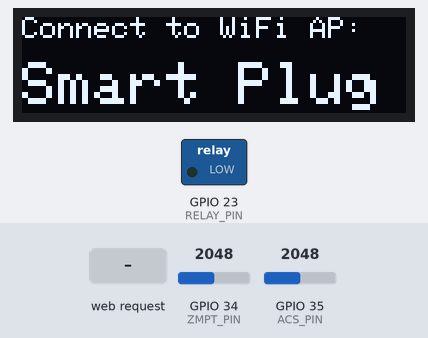
A program run on a simulated ESP32. On the bench: 128×32 one-colour display, switched loads named in the program (green lamp = pin HIGH). The test bench sets the inputs (shaded band); at power-on: GPIO 34 (ZMPT_PIN) = 2048, GPIO 35 (ACS_PIN) = 2048. WiFi joins after 1.5 s; servers stay silent unless stated; the local clock reads 2024-03-15 10:24:30 at power-on unless the program sets it; storage starts empty; what the program prints to the serial monitor is not drawn.

Above: at 3.9 s.
At 9.5 s:
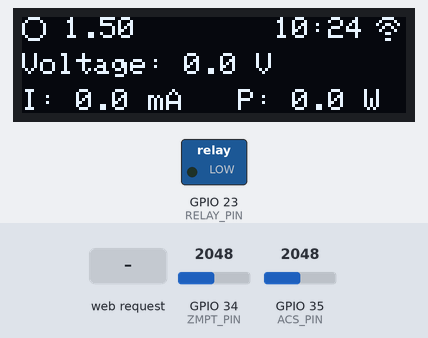
9.6 s: HTTP request GET /toggle received
At 11.7 s:
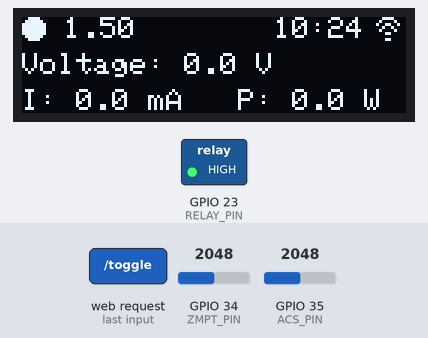
12.0 s: HTTP request GET /toggle received
At 12.19 s:
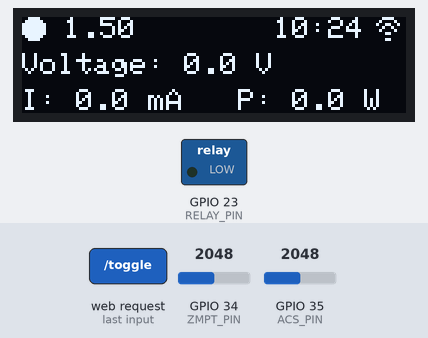
Timing chart, 0 to 15.0 s (numbered marks = the images above; inputs shaded):
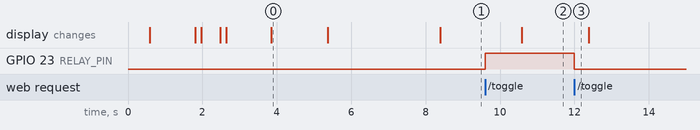

The program:

main.cpp
```cpp
#include <Arduino.h>
#include <Wire.h>
#include <Adafruit_GFX.h>
#include <Adafruit_SSD1306.h>
#include <WiFi.h>
#include <WebServer.h>
#include <WiFiManager.h>
#include <LittleFS.h>
#include <time.h>

// --- Web Server on port 80 ---
WebServer server(80);

// --- OLED Display Settings ---
#define SCREEN_WIDTH 128
#define SCREEN_HEIGHT 32
#define OLED_RESET    -1
Adafruit_SSD1306 display(SCREEN_WIDTH, SCREEN_HEIGHT, &Wire, OLED_RESET);

// --- Pin Definitions ---
const int ZMPT_PIN = 34;
const int ACS_PIN = 35;
const int RELAY_PIN = 23;

// Constants
const float mV_PER_AMP = 185.0;
const float VOLTAGE_CALIBRATION = 656.4;
const float ADC_VREF = 3.3;
const int ADC_RESOLUTION = 4095;

// --- Global Variables ---
float voltageRMS = 0.0;
float current_mA = 0.0;   // Changed to store mA
float powerW = 0.0;
bool relayState = false;

// --- Boot Counter Variables ---
bool bootCountReset = false;
const unsigned long BOOT_TIMEOUT = 1500;

// --- Timers ---
unsigned long previousMillis = 0;
const long interval = 1000;

// WiFi Reconnect Timer Variables
unsigned long previousWiFiMillis = 0;
const unsigned long WIFI_CHECK_INTERVAL = 10000UL; // 10 seconds

// --- NTP Time Settings ---
const long  gmtOffset_sec = 8 * 3600;
const int   daylightOffset_sec = 0;
const char* ntpServer = "pool.ntp.org";

// --- Custom Icons (8x8 pixels) ---
const unsigned char wifi_on_bmp[] PROGMEM = {
  0b00111100,
  0b01000010,
  0b10011001,
  0b00100100,
  0b01000010,
  0b00011000,
  0b00000000,
  0b00011000
};

const unsigned char wifi_off_bmp[] PROGMEM = {
  0b10000001,
  0b01000010,
  0b00100100,
  0b00011000,
  0b00011000,
  0b00100100,
  0b01000010,
  0b10000001
};

const unsigned char relay_on_bmp[] PROGMEM = {
  0b00111100,
  0b01111110,
  0b11111111,
  0b11111111,
  0b11111111,
  0b11111111,
  0b01111110,
  0b00111100
};

const unsigned char relay_off_bmp[] PROGMEM = {
  0b00111100,
  0b01000010,
  0b10000001,
  0b10000001,
  0b10000001,
  0b10000001,
  0b01000010,
  0b00111100
};

// Forward declarations
float getVoltageRMS();
float getCurrentRMS();

void setup() {
  Serial.begin(115200);

  // Initialize Relay Pin
  pinMode(RELAY_PIN, OUTPUT);
  digitalWrite(RELAY_PIN, LOW);

  Wire.begin(21, 22);
  if(!display.begin(SSD1306_SWITCHCAPVCC, 0x3C)) {
    Serial.println(F("SSD1306 allocation failed"));
    for(;;);
  }

  // --- LittleFS Boot Counter Logic ---
  if (!LittleFS.begin(true)) {
    Serial.println("LittleFS Mount Failed");
  }

  int bootCount = 0;
  File readFile = LittleFS.open("/boot_count.txt", "r");
  if (readFile) {
    bootCount = readFile.readString().toInt();
    readFile.close();
  }

  bootCount++;
  Serial.printf("Boot Count: %d\n", bootCount);

  // --- 1. DISPLAY BOOT COUNT FIRST (0.5 Seconds) ---
  display.clearDisplay();
  display.setTextSize(3);
  display.setTextColor(SSD1306_WHITE);
  display.setCursor(55, 4);
  display.print(bootCount);
  display.display();
  delay(500);

  // --- 2. CHECK FOR RAPID BOOTS (Reset Logic) ---
  if (bootCount >= 3) {
    Serial.println("3 rapid boots detected! Resetting WiFi...");

    display.clearDisplay();
    display.setTextSize(1);
    display.setCursor(28, 12);
    display.println("Resetting...");
    display.display();
    delay(1500);

    WiFiManager wifiManager;
    wifiManager.resetSettings();

    bootCount = 0;
  }

  File writeFile = LittleFS.open("/boot_count.txt", "w");
  if (writeFile) {
    writeFile.print(String(bootCount));
    writeFile.close();
  }

  // --- 3. CUTE ROBOT FACE ANIMATION ---

  display.clearDisplay();
  display.drawRoundRect(42, 4, 12, 18, 4, SSD1306_WHITE);
  display.drawRoundRect(74, 4, 12, 18, 4, SSD1306_WHITE);
  display.fillRoundRect(56, 20, 16, 8, 4, SSD1306_WHITE);
  display.display();
  delay(1200);

  display.clearDisplay();
  display.drawRoundRect(42, 10, 12, 6, 2, SSD1306_WHITE);
  display.drawRoundRect(74, 10, 12, 6, 2, SSD1306_WHITE);
  display.fillRoundRect(56, 20, 16, 8, 4, SSD1306_WHITE);
  display.display();
  delay(150);

  display.clearDisplay();
  display.drawLine(42, 13, 54, 13, SSD1306_WHITE);
  display.drawLine(74, 13, 86, 13, SSD1306_WHITE);
  display.fillRoundRect(56, 20, 16, 8, 4, SSD1306_WHITE);
  display.display();
  delay(500);

  display.clearDisplay();
  display.drawRoundRect(42, 10, 12, 6, 2, SSD1306_WHITE);
  display.drawRoundRect(74, 10, 12, 6, 2, SSD1306_WHITE);
  display.fillRoundRect(56, 20, 16, 8, 4, SSD1306_WHITE);
  display.display();
  delay(150);

  display.clearDisplay();
  display.drawRoundRect(42, 4, 12, 18, 4, SSD1306_WHITE);
  display.drawRoundRect(74, 4, 12, 18, 4, SSD1306_WHITE);
  display.fillRoundRect(56, 20, 16, 8, 4, SSD1306_WHITE);
  display.display();
  delay(1200);

  display.clearDisplay();
  display.setTextSize(1);
  display.setCursor(0, 0);
  display.println("Connect to WiFi AP:");
  display.setCursor(0, 15);
  display.setTextSize(2);
  display.println("Smart Plug");
  display.display();

  WiFiManager wifiManager;

  if (!wifiManager.autoConnect("Smart Plug")) {
    Serial.println("Failed to connect");
    display.clearDisplay();
    display.setTextSize(1);
    display.setCursor(0, 0);
    display.println("WiFi Failed!");
    display.setCursor(0, 10);
    display.println("Restarting...");
    display.display();
    delay(3000);
    ESP.restart();
  }

  display.clearDisplay();
  display.setTextSize(1);
  display.setCursor(0, 0);
  display.println("WiFi Connected!");
  display.setCursor(0, 10);
  display.println(WiFi.localIP());
  display.display();
  delay(3000);

  previousWiFiMillis = millis();
  configTime(gmtOffset_sec, daylightOffset_sec, ntpServer);

  server.on("/", []() {
    File file = LittleFS.open("/index.html", "r");
    if (!file) {
      server.send(500, "text/plain", "Failed to open file");
      return;
    }
    server.streamFile(file, "text/html");
    file.close();
  });
  // JSON Endpoint updated for mA
  server.on("/data", []() {
    String json = "{\"voltage\":\"" + String(voltageRMS, 1) +
                  "\", \"current\":\"" + String(current_mA, 1) +
                  "\", \"power\":\"" + String(powerW, 1) +
                  "\", \"relay\":" + (relayState ? "true" : "false") + "}";
    server.send(200, "application/json", json);
  });

  server.on("/toggle", []() {
    relayState = !relayState;
    digitalWrite(RELAY_PIN, relayState ? HIGH : LOW);
    server.send(200, "text/plain", "OK");
  });

  server.begin();
}

void loop() {
  server.handleClient();
  unsigned long currentMillis = millis();

  if (!bootCountReset && millis() > BOOT_TIMEOUT) {
    bootCountReset = true;
    File writeFile = LittleFS.open("/boot_count.txt", "w");
    if (writeFile) {
      writeFile.print("0");
      writeFile.close();
    }
  }

// --- WiFi Auto-Reconnect Logic ---
  if (WiFi.status() != WL_CONNECTED) {
    // If disconnected, try to reconnect every 10 seconds
    if (currentMillis - previousWiFiMillis >= WIFI_CHECK_INTERVAL) {
      Serial.println("WiFi disconnected. Attempting to reconnect...");
      WiFi.disconnect(); // Clear any hung states
      WiFi.reconnect();  // Attempt to reconnect using saved credentials
      previousWiFiMillis = currentMillis;
    }
  } else {
    // If connected, keep the timer matching currentMillis
    // This ensures that if WiFi drops, it waits exactly 10s before the first attempt
    previousWiFiMillis = currentMillis;
  }

  if (currentMillis - previousMillis >= interval) {
    previousMillis = currentMillis;

    // --- SENSOR UPDATES ---
    if (relayState) {
      voltageRMS = getVoltageRMS();
      current_mA = getCurrentRMS();

      // Calculate Power in Watts (Voltage * Amps)
      powerW = voltageRMS * (current_mA / 1000.0);
    } else {
      voltageRMS = 0.0;
      current_mA = 0.0;
      powerW = 0.0;
    }

    bool wifiConnected = (WiFi.status() == WL_CONNECTED);

    struct tm timeinfo;
    char timeString[6] = "--:--";
    if (getLocalTime(&timeinfo, 10)) {
      strftime(timeString, sizeof(timeString), "%H:%M", &timeinfo);
    }

    display.clearDisplay();
    display.setTextSize(1);

    if (relayState) {
      display.drawBitmap(0, 0, relay_on_bmp, 8, 8, SSD1306_WHITE);
    } else {
      display.drawBitmap(0, 0, relay_off_bmp, 8, 8, SSD1306_WHITE);
    }

    if (wifiConnected) {
      IPAddress ip = WiFi.localIP();
      display.setCursor(14, 0);
      display.printf("%d.%d", ip[2], ip[3]);
    } else {
      display.setCursor(14, 0);
      display.print("No IP");
    }

    display.setCursor(84, 0);
    display.print(timeString);

    if (wifiConnected) {
      display.drawBitmap(118, 0, wifi_on_bmp, 8, 8, SSD1306_WHITE);
    } else {
      display.drawBitmap(118, 0, wifi_off_bmp, 8, 8, SSD1306_WHITE);
    }

    display.setCursor(0, 12);
    display.printf("Voltage: %.1f V", voltageRMS);

    // Updated OLED formatting for mA
    display.setCursor(0, 24);
    display.printf("I: %.1f mA", current_mA);

    display.setCursor(72, 24); // Shifted slightly right to fit longer mA string
    display.printf("P: %.1f W", powerW);

    display.display();
  }
}

float getVoltageRMS() {
  uint32_t start_time = millis();
  uint64_t sum_sq = 0;
  uint64_t sum = 0;    // FIX: Changed to 64-bit to prevent overflow
  uint32_t count = 0;

  while ((millis() - start_time) < 100) {
    uint32_t sensorValue = analogRead(ZMPT_PIN);
    sum += sensorValue;
    sum_sq += (uint64_t)sensorValue * sensorValue;
    count++;
  }

  if (count == 0) return 0.0;

  double mean = (double)sum / count;
  double mean_sq = (double)sum_sq / count;
  double variance = mean_sq - (mean * mean);
  if (variance < 0) variance = 0;

  double adc_rms = sqrt(variance);

  float sensor_Vrms = (adc_rms * ADC_VREF) / ADC_RESOLUTION;
  float actual_Vrms = sensor_Vrms * VOLTAGE_CALIBRATION;

  //if (actual_Vrms < 1.0) actual_Vrms = 0.0;

  return actual_Vrms;
}

float getCurrentRMS() {
  uint32_t start_time = millis();
  uint64_t sum_sq = 0;
  uint64_t sum = 0;    // FIX: Changed to 64-bit to prevent overflow
  uint32_t count = 0;

  while ((millis() - start_time) < 100) {
    uint32_t sensorValue = analogRead(ACS_PIN);
    sum += sensorValue;
    sum_sq += (uint64_t)sensorValue * sensorValue;
    count++;
  }

  if (count == 0) return 0.0;

  double mean = (double)sum / count;
  double mean_sq = (double)sum_sq / count;
  double variance = mean_sq - (mean * mean);
  if (variance < 0) variance = 0;

  double adc_rms = sqrt(variance);

  float sensor_Vrms = (adc_rms * ADC_VREF) / ADC_RESOLUTION;
  float actual_Irms = sensor_Vrms / (mV_PER_AMP / 1000.0); // Math yields Amps

  float actual_ImA = actual_Irms * 1000.0; // Convert to mA

  // FIX: Deadband lowered to 10mA to allow your 45mA lamp to pass!
  if (actual_ImA < 38.0) actual_ImA = 0.0;

  return actual_ImA;
}
```

Measured:
- after the input at 9.6 s, GPIO 23 (RELAY_PIN): LOW → HIGH at once; the display: changes after 0.98 s (image 2)
- after the input at 12.0 s, GPIO 23 (RELAY_PIN): HIGH → LOW at once
- what the display in image 0 shows lasts 1.5 s, from 3.9 s to 5.4 s
